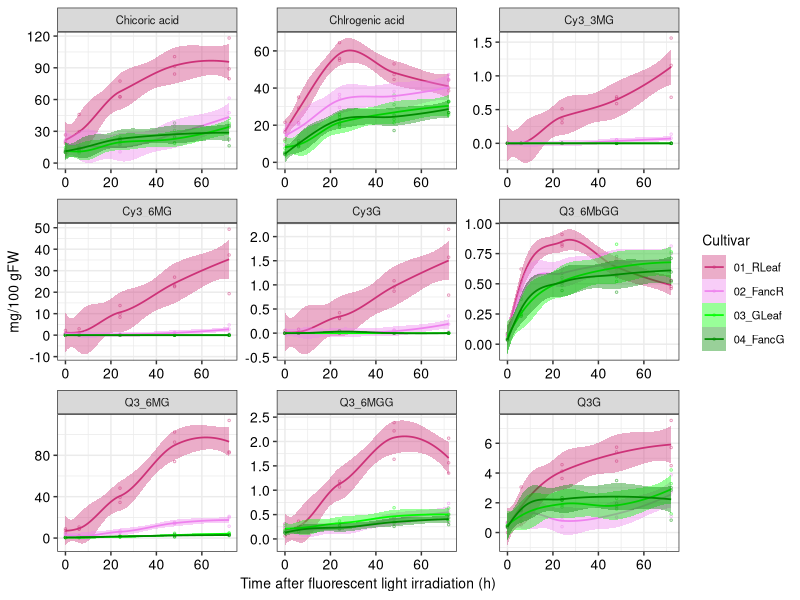
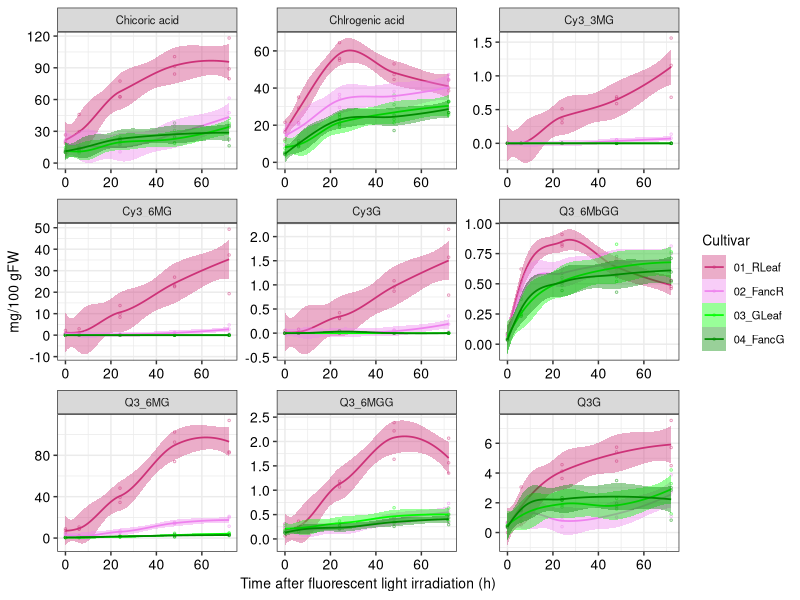

R code for these plots, in order:
##Fig.S5a

#Plot Smooth by ggplot2

#Load library
library(tidyverse)
library(edgeR)
library(viridis)
library(RColorBrewer)

#Current data
today <- Sys.Date()
print(today, quate=F)

#Input expression data (TPM) matrix (RSEM_output)
Met <- read.csv("Pheno/FluTime_Metabolites.csv", header=T, check.names = FALSE)

#long
Met.long <- Met %>% 
  pivot_longer(7:ncol(Met), names_to="Metabolite",values_to="Value")

#ggplot2
ggplot(Met.long, aes(x=Time,y=Value, color=Cultivar, fill=Cultivar))+
  #guides(color=FALSE, fill=FALSE)+
  geom_point(size=0.5, shape=1, alpha=0.5)+
  stat_smooth(method="loess", size=0.6)+
  facet_wrap(~Metabolite, ncol=3, scales="free")+
  theme_bw()+
  theme(text=element_text(size=10),axis.text=element_text(size=10,color="black"))+
  scale_color_manual(values=c("violetred3","violet", "Green","green4"))+
  scale_fill_manual(values=c("violetred3","violet", "Green","green4"))+
  labs(y="mg/100 gFW",x="Time after fluorescent light irradiation (h)")

ggsave("Fig/FigS5a_PlotSmooth_Metabolites_FluTimeSeries.pdf", width=7, height=5)
